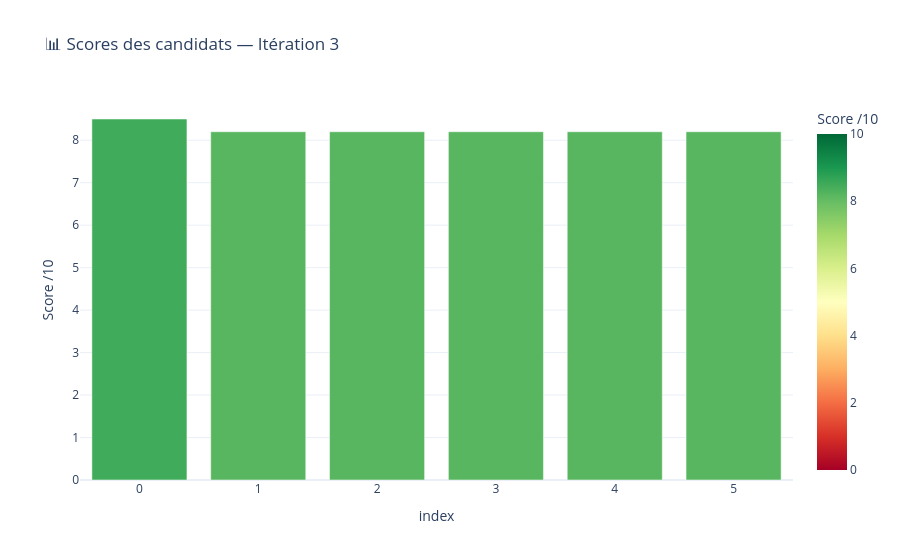

The code cell stored with this chart in its notebook:
### Markdown cell above
## 3. Distribution des scores — dernière itération

### Code cell
last_iteration = run.iterations[-1]
df = pd.DataFrame(last_iteration.candidates)
df = df.sort_values('score', ascending=False).reset_index(drop=True)

fig2 = px.bar(
    df,
    x=df.index,
    y='score',
    color='score',
    color_continuous_scale='RdYlGn',
    range_color=[0, 10],
    title=f'📊 Scores des candidats — Itération {last_iteration.iteration}',
    labels={'x': 'Candidat (trié par score)', 'score': 'Score /10'}
)
fig2.update_layout(template='plotly_white', showlegend=False)
fig2.show()

### Figure 1 — Plotly figure (JSON) as saved in the notebook; plotly's stock layout.template omitted (floating-point values rounded to 4 significant figures)
{"data": [{"hovertemplate": "index=%{x}<br>Score /10=%{marker.color}<extra></extra>", "legendgroup": "", "marker": {"color": [8.5, 8.2, 8.2, 8.2, 8.2, 8.2], "coloraxis": "coloraxis", "pattern": {"shape": ""}}, "name": "", "orientation": "v", "showlegend": false, "textposition": "auto", "type": "bar", "x": [0, 1, 2, 3, 4, 5], "xaxis": "x", "y": [8.5, 8.2, 8.2, 8.2, 8.2, 8.2], "yaxis": "y"}], "layout": {"barmode": "relative", "coloraxis": {"cmax": 10, "cmin": 0, "colorbar": {"title": {"text": "Score /10"}}, "colorscale": [[0, "rgb(165,0,38)"], [0.1, "rgb(215,48,39)"], [0.2, "rgb(244,109,67)"], [0.3, "rgb(253,174,97)"], [0.4, "rgb(254,224,139)"], [0.5, "rgb(255,255,191)"], [0.6, "rgb(217,239,139)"], [0.7, "rgb(166,217,106)"], [0.8, "rgb(102,189,99)"], [0.9, "rgb(26,152,80)"], [1, "rgb(0,104,55)"]]}, "legend": {"tracegroupgap": 0}, "showlegend": false, "title": {"text": "📊 Scores des candidats — Itération 3"}, "xaxis": {"anchor": "y", "domain": [0, 1], "title": {"text": "index"}}, "yaxis": {"anchor": "x", "domain": [0, 1], "title": {"text": "Score /10"}}}}
